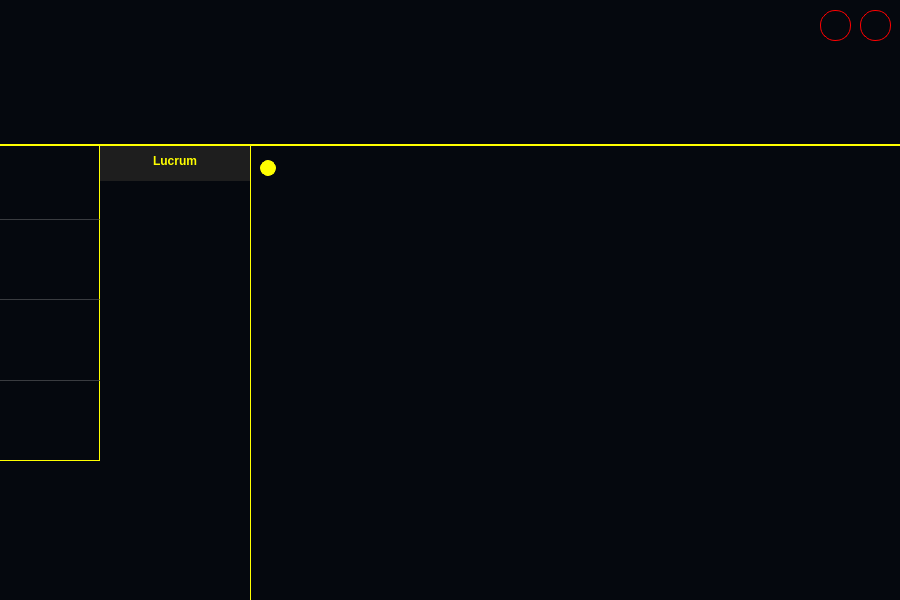
<?xml version="1.0" encoding="UTF-8"?>
<ui version="4.0">
 <class>MainWindow</class>
 <widget class="QMainWindow" name="MainWindow">
  <property name="geometry">
   <rect>
    <x>0</x>
    <y>0</y>
    <width>900</width>
    <height>600</height>
   </rect>
  </property>
  <property name="sizePolicy">
   <sizepolicy hsizetype="Fixed" vsizetype="Fixed">
    <horstretch>0</horstretch>
    <verstretch>0</verstretch>
   </sizepolicy>
  </property>
  <property name="minimumSize">
   <size>
    <width>900</width>
    <height>600</height>
   </size>
  </property>
  <property name="maximumSize">
   <size>
    <width>900</width>
    <height>600</height>
   </size>
  </property>
  <property name="windowTitle">
   <string>Lucrum</string>
  </property>
  <property name="windowIcon">
   <iconset>
    <normaloff>../Resources/icon.ico</normaloff>../Resources/icon.ico</iconset>
  </property>
  <property name="windowOpacity">
   <double>1.000000000000000</double>
  </property>
  <property name="styleSheet">
   <string notr="true">background-color: rgb(5, 8, 14);</string>
  </property>
  <widget class="QWidget" name="centralwidget">
   <property name="styleSheet">
    <string notr="true"/>
   </property>
   <widget class="QLabel" name="LBL_Logo">
    <property name="geometry">
     <rect>
      <x>320</x>
      <y>0</y>
      <width>101</width>
      <height>101</height>
     </rect>
    </property>
    <property name="styleSheet">
     <string notr="true"/>
    </property>
    <property name="text">
     <string/>
    </property>
    <property name="pixmap">
     <pixmap>../Resources/logo.png</pixmap>
    </property>
    <property name="scaledContents">
     <bool>true</bool>
    </property>
   </widget>
   <widget class="QLabel" name="LBL_Lucrum">
    <property name="geometry">
     <rect>
      <x>-90</x>
      <y>0</y>
      <width>411</width>
      <height>141</height>
     </rect>
    </property>
    <property name="text">
     <string/>
    </property>
    <property name="pixmap">
     <pixmap>../Resources/lucrum_label.png</pixmap>
    </property>
    <property name="scaledContents">
     <bool>false</bool>
    </property>
   </widget>
   <widget class="QPushButton" name="BTN_Boost">
    <property name="geometry">
     <rect>
      <x>0</x>
      <y>140</y>
      <width>101</width>
      <height>81</height>
     </rect>
    </property>
    <property name="cursor">
     <cursorShape>PointingHandCursor</cursorShape>
    </property>
    <property name="styleSheet">
     <string notr="true">QPushButton{
	border-style: outset;
	border-right: 2px solid yellow;
	border-bottom: 2px solid rgba(140, 140, 140, 100);
}

QPushButton:hover{
    background-color: rgb(30, 30, 30);
	border-left: 5px solid ;
	border-left-color: rgb(255, 255, 0);
}</string>
    </property>
    <property name="text">
     <string/>
    </property>
    <property name="icon">
     <iconset>
      <normaloff>../Resources/boost.png</normaloff>../Resources/boost.png</iconset>
    </property>
    <property name="iconSize">
     <size>
      <width>120</width>
      <height>80</height>
     </size>
    </property>
   </widget>
   <widget class="QPushButton" name="BTN_Utilities">
    <property name="geometry">
     <rect>
      <x>0</x>
      <y>220</y>
      <width>101</width>
      <height>81</height>
     </rect>
    </property>
    <property name="cursor">
     <cursorShape>PointingHandCursor</cursorShape>
    </property>
    <property name="styleSheet">
     <string notr="true">QPushButton{
	border-style: outset;
	border-right: 2px solid yellow;
	border-bottom: 2px solid rgba(140, 140, 140, 100);
}

QPushButton:hover{
    background-color: rgb(30, 30, 30);
	border-left: 5px solid ;
	border-left-color: rgb(255, 255, 0);
}</string>
    </property>
    <property name="text">
     <string/>
    </property>
    <property name="icon">
     <iconset>
      <normaloff>../Resources/utilities.png</normaloff>../Resources/utilities.png</iconset>
    </property>
    <property name="iconSize">
     <size>
      <width>120</width>
      <height>60</height>
     </size>
    </property>
   </widget>
   <widget class="QPushButton" name="BTN_Options">
    <property name="geometry">
     <rect>
      <x>0</x>
      <y>300</y>
      <width>101</width>
      <height>81</height>
     </rect>
    </property>
    <property name="cursor">
     <cursorShape>PointingHandCursor</cursorShape>
    </property>
    <property name="styleSheet">
     <string notr="true">QPushButton{
	border-style: outset;
	border-right: 2px solid yellow;
	border-bottom: 1px solid rgba(140, 140, 140, 100);
}

QPushButton:hover{
    background-color: rgb(30, 30, 30);
	border-left: 5px solid ;
	border-left-color: rgb(255, 255, 0);
}</string>
    </property>
    <property name="text">
     <string/>
    </property>
    <property name="icon">
     <iconset>
      <normaloff>../Resources/options.png</normaloff>../Resources/options.png</iconset>
    </property>
    <property name="iconSize">
     <size>
      <width>120</width>
      <height>100</height>
     </size>
    </property>
   </widget>
   <widget class="QStackedWidget" name="stackedWidget_MENU">
    <property name="geometry">
     <rect>
      <x>100</x>
      <y>140</y>
      <width>151</width>
      <height>461</height>
     </rect>
    </property>
    <property name="styleSheet">
     <string notr="true">border-right: 1px solid yellow;</string>
    </property>
    <property name="currentIndex">
     <number>0</number>
    </property>
    <widget class="QWidget" name="PAGE_Boost">
     <widget class="QPushButton" name="BTN_Lucrum">
      <property name="geometry">
       <rect>
        <x>0</x>
        <y>0</y>
        <width>151</width>
        <height>41</height>
       </rect>
      </property>
      <property name="font">
       <font>
        <family>MS Shell Dlg 2</family>
        <weight>75</weight>
        <bold>true</bold>
       </font>
      </property>
      <property name="cursor">
       <cursorShape>PointingHandCursor</cursorShape>
      </property>
      <property name="styleSheet">
       <string notr="true">QPushButton{
	color: rgb(255, 255, 0);
	border-bottom-color: rgb(255, 255, 0);
	border-style: outset;
	background-color: rgb(30, 30, 30);
	border-color:  rgb(30, 30, 30);
	border-right: 1px solid yellow;
}

QPushButton:hover{
	border-bottom: 1px solid ;
	border-bottom-color: rgb(255, 255, 0);
}</string>
      </property>
      <property name="text">
       <string>Lucrum</string>
      </property>
     </widget>
     <widget class="QLabel" name="LBL_Right_Arrow">
      <property name="geometry">
       <rect>
        <x>120</x>
        <y>10</y>
        <width>31</width>
        <height>21</height>
       </rect>
      </property>
      <property name="styleSheet">
       <string notr="true">background-color: rgb(30, 30, 30);</string>
      </property>
      <property name="text">
       <string/>
      </property>
      <property name="pixmap">
       <pixmap>../Resources/small_arrow.png</pixmap>
      </property>
      <property name="scaledContents">
       <bool>true</bool>
      </property>
     </widget>
    </widget>
    <widget class="QWidget" name="PAGE_Utilities">
     <widget class="QPushButton" name="BTN_Installer">
      <property name="geometry">
       <rect>
        <x>0</x>
        <y>0</y>
        <width>151</width>
        <height>41</height>
       </rect>
      </property>
      <property name="font">
       <font>
        <family>MS Shell Dlg 2</family>
        <weight>75</weight>
        <bold>true</bold>
       </font>
      </property>
      <property name="cursor">
       <cursorShape>PointingHandCursor</cursorShape>
      </property>
      <property name="styleSheet">
       <string notr="true">QPushButton{
	color: rgb(255, 255, 0);
	border-bottom-color: rgb(255, 255, 0);
	border-style: outset;
	background-color: rgb(30, 30, 30);
	border-color:  rgb(30, 30, 30);
	border-right: 1px solid yellow;
}

QPushButton:hover{
	border-bottom: 2px solid ;
	border-bottom-color: rgb(255, 255, 0);
}</string>
      </property>
      <property name="text">
       <string>Installer</string>
      </property>
     </widget>
     <widget class="QPushButton" name="BTN_Downloader">
      <property name="geometry">
       <rect>
        <x>0</x>
        <y>40</y>
        <width>151</width>
        <height>31</height>
       </rect>
      </property>
      <property name="font">
       <font>
        <weight>75</weight>
        <bold>true</bold>
       </font>
      </property>
      <property name="cursor">
       <cursorShape>PointingHandCursor</cursorShape>
      </property>
      <property name="styleSheet">
       <string notr="true">QPushButton{
	color: rgb(255, 255, 0);
	border-bottom-color: rgb(255, 255, 0);
	border-style: outset;
	background-color: rgb(30, 30, 30);
	border-color:  rgb(30, 30, 30);
	border-right: 1px solid yellow;
}

QPushButton:hover{
	border-bottom: 2px solid ;
	border-bottom-color: rgb(255, 255, 0);
}</string>
      </property>
      <property name="text">
       <string>Downloader</string>
      </property>
     </widget>
     <widget class="QPushButton" name="BTN_Local_Manager">
      <property name="geometry">
       <rect>
        <x>0</x>
        <y>70</y>
        <width>151</width>
        <height>31</height>
       </rect>
      </property>
      <property name="font">
       <font>
        <weight>75</weight>
        <bold>true</bold>
       </font>
      </property>
      <property name="cursor">
       <cursorShape>PointingHandCursor</cursorShape>
      </property>
      <property name="styleSheet">
       <string notr="true">QPushButton{
	color: rgb(255, 255, 0);
	border-bottom-color: rgb(255, 255, 0);
	border-style: outset;
	background-color: rgb(30, 30, 30);
	border-color:  rgb(30, 30, 30);
	border-right: 1px solid yellow;
}

QPushButton:hover{
	border-bottom: 1px solid ;
	border-bottom-color: rgb(255, 255, 0);
}</string>
      </property>
      <property name="text">
       <string>Local manager</string>
      </property>
     </widget>
     <widget class="QLabel" name="LBL_Right_Arrow_2">
      <property name="geometry">
       <rect>
        <x>120</x>
        <y>10</y>
        <width>31</width>
        <height>21</height>
       </rect>
      </property>
      <property name="styleSheet">
       <string notr="true">background-color: rgb(30, 30, 30);</string>
      </property>
      <property name="text">
       <string/>
      </property>
      <property name="pixmap">
       <pixmap>../Resources/small_arrow.png</pixmap>
      </property>
      <property name="scaledContents">
       <bool>true</bool>
      </property>
     </widget>
     <widget class="QLabel" name="LBL_Right_Arrow_3">
      <property name="geometry">
       <rect>
        <x>120</x>
        <y>40</y>
        <width>31</width>
        <height>21</height>
       </rect>
      </property>
      <property name="styleSheet">
       <string notr="true">background-color: rgb(30, 30, 30);</string>
      </property>
      <property name="text">
       <string/>
      </property>
      <property name="pixmap">
       <pixmap>../Resources/small_arrow.png</pixmap>
      </property>
      <property name="scaledContents">
       <bool>true</bool>
      </property>
     </widget>
     <widget class="QLabel" name="LBL_Right_Arrow_4">
      <property name="geometry">
       <rect>
        <x>120</x>
        <y>70</y>
        <width>31</width>
        <height>21</height>
       </rect>
      </property>
      <property name="styleSheet">
       <string notr="true">background-color: rgb(30, 30, 30);</string>
      </property>
      <property name="text">
       <string/>
      </property>
      <property name="pixmap">
       <pixmap>../Resources/small_arrow.png</pixmap>
      </property>
      <property name="scaledContents">
       <bool>true</bool>
      </property>
     </widget>
    </widget>
    <widget class="QWidget" name="PAGE_Options"/>
   </widget>
   <widget class="QLineEdit" name="Platform_CPU">
    <property name="enabled">
     <bool>false</bool>
    </property>
    <property name="geometry">
     <rect>
      <x>470</x>
      <y>30</y>
      <width>421</width>
      <height>21</height>
     </rect>
    </property>
    <property name="font">
     <font>
      <weight>75</weight>
      <bold>true</bold>
     </font>
    </property>
    <property name="cursor">
     <cursorShape>ArrowCursor</cursorShape>
    </property>
    <property name="mouseTracking">
     <bool>true</bool>
    </property>
    <property name="styleSheet">
     <string notr="true">border: rgb(255, 255, 0);
color: rgb(255, 255, 0);</string>
    </property>
    <property name="text">
     <string/>
    </property>
   </widget>
   <widget class="QStackedWidget" name="stackedWidget_BIG">
    <property name="geometry">
     <rect>
      <x>260</x>
      <y>140</y>
      <width>641</width>
      <height>461</height>
     </rect>
    </property>
    <property name="styleSheet">
     <string notr="true"/>
    </property>
    <property name="currentIndex">
     <number>0</number>
    </property>
    <widget class="QWidget" name="PAGE_Lucrum_Boost">
     <property name="styleSheet">
      <string notr="true"/>
     </property>
     <widget class="QPushButton" name="BTN_Clean">
      <property name="geometry">
       <rect>
        <x>290</x>
        <y>350</y>
        <width>51</width>
        <height>51</height>
       </rect>
      </property>
      <property name="font">
       <font>
        <weight>75</weight>
        <bold>true</bold>
       </font>
      </property>
      <property name="cursor">
       <cursorShape>PointingHandCursor</cursorShape>
      </property>
      <property name="toolTip">
       <string>Clean your memory and boost performance...</string>
      </property>
      <property name="styleSheet">
       <string notr="true">QPushButton{
	border-style: outset;
}

QPushButton:hover{
	border-bottom-color: rgb(255, 255, 0);
	border-style: groove;
	border-radius: 25px;
	padding: 6px;
	background-color: rgb(255, 255, 0);
}</string>
      </property>
      <property name="text">
       <string/>
      </property>
      <property name="icon">
       <iconset>
        <normaloff>../Resources/clean.png</normaloff>../Resources/clean.png</iconset>
      </property>
      <property name="iconSize">
       <size>
        <width>120</width>
        <height>100</height>
       </size>
      </property>
     </widget>
     <widget class="QPushButton" name="BTN_Lucrum_Boost">
      <property name="geometry">
       <rect>
        <x>230</x>
        <y>130</y>
        <width>181</width>
        <height>171</height>
       </rect>
      </property>
      <property name="cursor">
       <cursorShape>PointingHandCursor</cursorShape>
      </property>
      <property name="toolTip">
       <string>Makes your PC run a lot more smoother...</string>
      </property>
      <property name="styleSheet">
       <string notr="true">QPushButton {
    qproperty-icon: url(&quot; &quot;); /* empty image */
    qproperty-iconSize: 130px 140px; /* space for the background image */
    background-image: url(&quot;Resources/boost_button.png&quot;);
    background-repeat: no-repeat;
	border-style: outset;
	border-radius: 70px;
	padding: 6px;
}

QPushButton:hover {
    background-image: url(&quot;Resources/boost_button_hover.png&quot;);
    background-repeat: no-repeat;
}</string>
      </property>
      <property name="text">
       <string/>
      </property>
     </widget>
     <widget class="QLabel" name="LBL_Background">
      <property name="geometry">
       <rect>
        <x>0</x>
        <y>0</y>
        <width>641</width>
        <height>461</height>
       </rect>
      </property>
      <property name="styleSheet">
       <string notr="true"/>
      </property>
      <property name="text">
       <string/>
      </property>
      <property name="pixmap">
       <pixmap>../Resources/background.png</pixmap>
      </property>
     </widget>
     <widget class="QPushButton" name="BTN_Admin_Mode">
      <property name="geometry">
       <rect>
        <x>410</x>
        <y>410</y>
        <width>221</width>
        <height>41</height>
       </rect>
      </property>
      <property name="cursor">
       <cursorShape>PointingHandCursor</cursorShape>
      </property>
      <property name="styleSheet">
       <string notr="true">QPushButton {
    qproperty-icon: url(&quot; &quot;);
    qproperty-iconSize: 130px 140px;
    background-image: url(&quot;Resources/admin_mode.png&quot;);
    background-repeat: no-repeat;
	border-style: outset;
}

QPushButton:hover {
    background-image: url(&quot;Resources/admin_mode_hover.png&quot;);
    background-repeat: no-repeat;
}</string>
      </property>
      <property name="text">
       <string/>
      </property>
      <property name="icon">
       <iconset>
        <normaloff>../Admin/admin_mode.png</normaloff>../Admin/admin_mode.png</iconset>
      </property>
      <property name="iconSize">
       <size>
        <width>130</width>
        <height>140</height>
       </size>
      </property>
     </widget>
     <widget class="QLabel" name="label_2">
      <property name="geometry">
       <rect>
        <x>0</x>
        <y>20</y>
        <width>16</width>
        <height>16</height>
       </rect>
      </property>
      <property name="styleSheet">
       <string notr="true">border: 1px solid yellow;
border-radius: 8px;
background: yellow;</string>
      </property>
      <property name="text">
       <string/>
      </property>
     </widget>
     <zorder>LBL_Background</zorder>
     <zorder>BTN_Clean</zorder>
     <zorder>BTN_Lucrum_Boost</zorder>
     <zorder>BTN_Admin_Mode</zorder>
     <zorder>label_2</zorder>
    </widget>
    <widget class="QWidget" name="PAGE_Installer">
     <property name="styleSheet">
      <string notr="true"/>
     </property>
     <widget class="QPushButton" name="BTN_Add">
      <property name="geometry">
       <rect>
        <x>390</x>
        <y>140</y>
        <width>41</width>
        <height>41</height>
       </rect>
      </property>
      <property name="cursor">
       <cursorShape>PointingHandCursor</cursorShape>
      </property>
      <property name="styleSheet">
       <string notr="true">border-radius: 20px;
border-color: black;
padding: 6px;
background-color: rgb(30, 30, 30);</string>
      </property>
      <property name="text">
       <string/>
      </property>
      <property name="icon">
       <iconset>
        <normaloff>../Resources/add.png</normaloff>../Resources/add.png</iconset>
      </property>
      <property name="iconSize">
       <size>
        <width>100</width>
        <height>40</height>
       </size>
      </property>
     </widget>
     <widget class="QPushButton" name="BTN_Remove">
      <property name="geometry">
       <rect>
        <x>450</x>
        <y>140</y>
        <width>41</width>
        <height>41</height>
       </rect>
      </property>
      <property name="cursor">
       <cursorShape>PointingHandCursor</cursorShape>
      </property>
      <property name="styleSheet">
       <string notr="true">border-radius: 20px;
border-color: black;
padding: 6px;
background-color: rgb(30, 30, 30);</string>
      </property>
      <property name="text">
       <string/>
      </property>
      <property name="icon">
       <iconset>
        <normaloff>../Resources/remove.png</normaloff>../Resources/remove.png</iconset>
      </property>
      <property name="iconSize">
       <size>
        <width>100</width>
        <height>40</height>
       </size>
      </property>
     </widget>
     <widget class="QLineEdit" name="LINE_Link">
      <property name="geometry">
       <rect>
        <x>120</x>
        <y>80</y>
        <width>391</width>
        <height>41</height>
       </rect>
      </property>
      <property name="styleSheet">
       <string notr="true">color: red;
border: none;
border-bottom: 1px solid yellow;</string>
      </property>
     </widget>
     <widget class="QLineEdit" name="LINE_Name">
      <property name="geometry">
       <rect>
        <x>120</x>
        <y>10</y>
        <width>391</width>
        <height>41</height>
       </rect>
      </property>
      <property name="styleSheet">
       <string notr="true">color: red;
border: none;
border-bottom: 1px solid yellow;</string>
      </property>
     </widget>
     <widget class="QLabel" name="LBL_URL">
      <property name="geometry">
       <rect>
        <x>80</x>
        <y>80</y>
        <width>41</width>
        <height>41</height>
       </rect>
      </property>
      <property name="font">
       <font>
        <weight>75</weight>
        <bold>true</bold>
       </font>
      </property>
      <property name="styleSheet">
       <string notr="true">color: rgb(255, 255, 0);</string>
      </property>
      <property name="text">
       <string>URL</string>
      </property>
     </widget>
     <widget class="QLabel" name="LBL_Name">
      <property name="geometry">
       <rect>
        <x>80</x>
        <y>10</y>
        <width>41</width>
        <height>41</height>
       </rect>
      </property>
      <property name="font">
       <font>
        <weight>75</weight>
        <bold>true</bold>
       </font>
      </property>
      <property name="styleSheet">
       <string notr="true">color: rgb(255, 255, 0);</string>
      </property>
      <property name="text">
       <string>Name</string>
      </property>
     </widget>
     <widget class="QPushButton" name="BTN_Install">
      <property name="geometry">
       <rect>
        <x>490</x>
        <y>420</y>
        <width>71</width>
        <height>31</height>
       </rect>
      </property>
      <property name="font">
       <font>
        <weight>75</weight>
        <bold>true</bold>
       </font>
      </property>
      <property name="cursor">
       <cursorShape>PointingHandCursor</cursorShape>
      </property>
      <property name="styleSheet">
       <string notr="true">color: red;
background-color: rgb(30, 30, 30);
border-radius: 10px;</string>
      </property>
      <property name="text">
       <string>Install</string>
      </property>
     </widget>
     <widget class="QPushButton" name="BTN_Clear_Text">
      <property name="geometry">
       <rect>
        <x>530</x>
        <y>60</y>
        <width>31</width>
        <height>31</height>
       </rect>
      </property>
      <property name="cursor">
       <cursorShape>PointingHandCursor</cursorShape>
      </property>
      <property name="styleSheet">
       <string notr="true">border-radius: 15px;
border-color: black;
padding: 6px;
background-color: rgb(30, 30, 30);</string>
      </property>
      <property name="text">
       <string/>
      </property>
      <property name="icon">
       <iconset>
        <normaloff>../Resources/clear_text.png</normaloff>../Resources/clear_text.png</iconset>
      </property>
      <property name="iconSize">
       <size>
        <width>100</width>
        <height>40</height>
       </size>
      </property>
     </widget>
     <widget class="QTableWidget" name="TBL_Installations">
      <property name="enabled">
       <bool>true</bool>
      </property>
      <property name="geometry">
       <rect>
        <x>10</x>
        <y>210</y>
        <width>551</width>
        <height>201</height>
       </rect>
      </property>
      <property name="sizePolicy">
       <sizepolicy hsizetype="Expanding" vsizetype="Expanding">
        <horstretch>0</horstretch>
        <verstretch>0</verstretch>
       </sizepolicy>
      </property>
      <property name="styleSheet">
       <string notr="true">QTableView{
	background-color: rgb(5, 8, 14);	
	color: red;
	border: 1px solid red;
	font-size: 14px;
	padding: 5px;
}

QHeaderView::section {
	color: red;
	background-color: rgb(5, 8, 14);
    border: none;
    height: 32px;
}

QTableView QTableCornerButton::section {
	background-color: rgb(5, 8, 14);
	margin: 5px;
	border: outset;
}

QScrollBar
{
	border: 10px;
	border-color: rgb(5, 8, 14);
}
QScrollBar::handle
{
	background : red;
}
QScrollBar::handle::pressed
{
	background : red;
}</string>
      </property>
      <property name="frameShadow">
       <enum>QFrame::Raised</enum>
      </property>
      <property name="horizontalScrollBarPolicy">
       <enum>Qt::ScrollBarAlwaysOff</enum>
      </property>
      <column>
       <property name="text">
        <string notr="true">Name</string>
       </property>
      </column>
      <column>
       <property name="text">
        <string notr="true">URL</string>
       </property>
      </column>
     </widget>
     <widget class="QPushButton" name="BTN_Up">
      <property name="geometry">
       <rect>
        <x>580</x>
        <y>250</y>
        <width>41</width>
        <height>41</height>
       </rect>
      </property>
      <property name="cursor">
       <cursorShape>PointingHandCursor</cursorShape>
      </property>
      <property name="styleSheet">
       <string notr="true">border-radius: 20px;
border-color: black;
padding: 6px;
background-color: rgb(5, 8, 14);</string>
      </property>
      <property name="text">
       <string/>
      </property>
      <property name="icon">
       <iconset>
        <normaloff>../Resources/arrow-up.jpg</normaloff>../Resources/arrow-up.jpg</iconset>
      </property>
      <property name="iconSize">
       <size>
        <width>100</width>
        <height>25</height>
       </size>
      </property>
     </widget>
     <widget class="QPushButton" name="BTN_Down">
      <property name="geometry">
       <rect>
        <x>580</x>
        <y>320</y>
        <width>41</width>
        <height>41</height>
       </rect>
      </property>
      <property name="cursor">
       <cursorShape>PointingHandCursor</cursorShape>
      </property>
      <property name="styleSheet">
       <string notr="true">border-radius: 20px;
border-color: black;
padding: 6px;
background-color: rgb(5, 8, 14);</string>
      </property>
      <property name="text">
       <string/>
      </property>
      <property name="icon">
       <iconset>
        <normaloff>../Resources/arrow-down.jpg</normaloff>../Resources/arrow-down.jpg</iconset>
      </property>
      <property name="iconSize">
       <size>
        <width>100</width>
        <height>25</height>
       </size>
      </property>
     </widget>
     <widget class="QLabel" name="LBL_Your_customized">
      <property name="geometry">
       <rect>
        <x>20</x>
        <y>173</y>
        <width>281</width>
        <height>20</height>
       </rect>
      </property>
      <property name="font">
       <font>
        <weight>75</weight>
        <bold>true</bold>
       </font>
      </property>
      <property name="styleSheet">
       <string notr="true">color: red;</string>
      </property>
      <property name="text">
       <string>Your customized applications</string>
      </property>
     </widget>
     <widget class="QLabel" name="LBL_Loading">
      <property name="geometry">
       <rect>
        <x>10</x>
        <y>420</y>
        <width>471</width>
        <height>31</height>
       </rect>
      </property>
      <property name="font">
       <font>
        <weight>75</weight>
        <bold>true</bold>
       </font>
      </property>
      <property name="styleSheet">
       <string notr="true">color: green;</string>
      </property>
      <property name="text">
       <string/>
      </property>
     </widget>
     <widget class="QLabel" name="label_3">
      <property name="geometry">
       <rect>
        <x>0</x>
        <y>20</y>
        <width>16</width>
        <height>16</height>
       </rect>
      </property>
      <property name="styleSheet">
       <string notr="true">border: 1px solid yellow;
border-radius: 8px;
background: yellow;</string>
      </property>
      <property name="text">
       <string/>
      </property>
     </widget>
    </widget>
    <widget class="QWidget" name="PAGE_Downloader">
     <widget class="QLineEdit" name="LINE_URL">
      <property name="geometry">
       <rect>
        <x>120</x>
        <y>10</y>
        <width>371</width>
        <height>41</height>
       </rect>
      </property>
      <property name="styleSheet">
       <string notr="true">color: red;
border: none;
border-bottom: 1px solid yellow;</string>
      </property>
     </widget>
     <widget class="QLabel" name="LBL_URL_2">
      <property name="geometry">
       <rect>
        <x>80</x>
        <y>10</y>
        <width>21</width>
        <height>41</height>
       </rect>
      </property>
      <property name="font">
       <font>
        <weight>75</weight>
        <bold>true</bold>
       </font>
      </property>
      <property name="styleSheet">
       <string notr="true">color: rgb(255, 255, 0);</string>
      </property>
      <property name="text">
       <string>URL</string>
      </property>
     </widget>
     <widget class="QPushButton" name="BTN_Mp3">
      <property name="geometry">
       <rect>
        <x>390</x>
        <y>60</y>
        <width>41</width>
        <height>41</height>
       </rect>
      </property>
      <property name="cursor">
       <cursorShape>PointingHandCursor</cursorShape>
      </property>
      <property name="styleSheet">
       <string notr="true">border-radius: 20px;
border-color: black;
padding: 6px;
background-color: rgb(30, 30, 30);

QPushButton::hover
{
background-color : lightgreen;
}</string>
      </property>
      <property name="text">
       <string/>
      </property>
      <property name="icon">
       <iconset>
        <normaloff>../Resources/mp3.png</normaloff>../Resources/mp3.png</iconset>
      </property>
      <property name="iconSize">
       <size>
        <width>100</width>
        <height>40</height>
       </size>
      </property>
     </widget>
     <widget class="QPushButton" name="BTN_Mp4">
      <property name="geometry">
       <rect>
        <x>450</x>
        <y>60</y>
        <width>41</width>
        <height>41</height>
       </rect>
      </property>
      <property name="cursor">
       <cursorShape>PointingHandCursor</cursorShape>
      </property>
      <property name="styleSheet">
       <string notr="true">border-radius: 20px;
border-color: black;
padding: 6px;
background-color: rgb(30, 30, 30);

QPushButton::hover
{
background-color : lightgreen;
}</string>
      </property>
      <property name="text">
       <string/>
      </property>
      <property name="icon">
       <iconset>
        <normaloff>../Resources/mp4.png</normaloff>../Resources/mp4.png</iconset>
      </property>
      <property name="iconSize">
       <size>
        <width>100</width>
        <height>40</height>
       </size>
      </property>
     </widget>
     <widget class="QComboBox" name="CMB_Quality">
      <property name="geometry">
       <rect>
        <x>120</x>
        <y>70</y>
        <width>111</width>
        <height>31</height>
       </rect>
      </property>
      <property name="styleSheet">
       <string notr="true">QComboBox {
	color: rgb(255, 255, 0);
    border: 1px solid yellow;
    border-radius: 3px;
    padding: 1px 18px 1px 3px;
    min-width: 6em;
}

QComboBox::drop-down {
	color: rgb(255, 255, 0);
    subcontrol-origin: padding;
    subcontrol-position: top right;
    width: 15px;
    border-left-width: 1px;
    border-left-color: darkgray;
    border-left-style: solid;
    border-top-right-radius: 3px;
    border-bottom-right-radius: 3px;
}

QComboBox:on {
    padding-top: 3px;
    padding-left: 4px;
}

QComboBox QAbstractItemView {
	color: rgb(255, 255, 0);
    border: rgb(255, 255, 0);
}

</string>
      </property>
      <item>
       <property name="text">
        <string>1080p</string>
       </property>
      </item>
      <item>
       <property name="text">
        <string>720p</string>
       </property>
      </item>
      <item>
       <property name="text">
        <string>480p</string>
       </property>
      </item>
      <item>
       <property name="text">
        <string>360p</string>
       </property>
      </item>
      <item>
       <property name="text">
        <string>240p</string>
       </property>
      </item>
      <item>
       <property name="text">
        <string>144p</string>
       </property>
      </item>
     </widget>
     <widget class="QPushButton" name="BTN_Clear_Text_2">
      <property name="geometry">
       <rect>
        <x>500</x>
        <y>10</y>
        <width>31</width>
        <height>31</height>
       </rect>
      </property>
      <property name="cursor">
       <cursorShape>PointingHandCursor</cursorShape>
      </property>
      <property name="styleSheet">
       <string notr="true">border-radius: 15px;
border-color: black;
padding: 6px;
background-color: rgb(30, 30, 30);</string>
      </property>
      <property name="text">
       <string/>
      </property>
      <property name="icon">
       <iconset>
        <normaloff>../Resources/clear_text.png</normaloff>../Resources/clear_text.png</iconset>
      </property>
      <property name="iconSize">
       <size>
        <width>100</width>
        <height>40</height>
       </size>
      </property>
     </widget>
     <widget class="QLabel" name="label_4">
      <property name="geometry">
       <rect>
        <x>0</x>
        <y>50</y>
        <width>16</width>
        <height>16</height>
       </rect>
      </property>
      <property name="styleSheet">
       <string notr="true">border: 1px solid yellow;
border-radius: 8px;
background: yellow;</string>
      </property>
      <property name="text">
       <string/>
      </property>
     </widget>
    </widget>
    <widget class="QWidget" name="PAGE_Settings">
     <widget class="QLabel" name="LBL_Sorry">
      <property name="geometry">
       <rect>
        <x>230</x>
        <y>130</y>
        <width>171</width>
        <height>171</height>
       </rect>
      </property>
      <property name="text">
       <string/>
      </property>
      <property name="pixmap">
       <pixmap>../Resources/error.png</pixmap>
      </property>
     </widget>
     <widget class="QLabel" name="LBL_Warning">
      <property name="geometry">
       <rect>
        <x>220</x>
        <y>310</y>
        <width>211</width>
        <height>41</height>
       </rect>
      </property>
      <property name="font">
       <font>
        <weight>75</weight>
        <bold>true</bold>
       </font>
      </property>
      <property name="styleSheet">
       <string notr="true">color: rgb(255, 255, 0);</string>
      </property>
      <property name="text">
       <string>There still is work to be done here...</string>
      </property>
     </widget>
    </widget>
    <widget class="QWidget" name="PAGE_Info">
     <widget class="QLabel" name="label">
      <property name="geometry">
       <rect>
        <x>70</x>
        <y>50</y>
        <width>511</width>
        <height>91</height>
       </rect>
      </property>
      <property name="text">
       <string>&lt;html&gt;&lt;head/&gt;&lt;body&gt;&lt;p&gt;&lt;span style=&quot; font-weight:600; color:#ff0000;&quot;&gt;Author: frday_&lt;br/&gt;&lt;br/&gt;With the help of: Moldark&lt;/span&gt;&lt;/p&gt;&lt;/body&gt;&lt;/html&gt;</string>
      </property>
     </widget>
    </widget>
    <widget class="QWidget" name="PAGE_Local_Manager">
     <widget class="QTableWidget" name="TBL_Manager">
      <property name="enabled">
       <bool>true</bool>
      </property>
      <property name="geometry">
       <rect>
        <x>30</x>
        <y>230</y>
        <width>541</width>
        <height>201</height>
       </rect>
      </property>
      <property name="sizePolicy">
       <sizepolicy hsizetype="Expanding" vsizetype="Expanding">
        <horstretch>0</horstretch>
        <verstretch>0</verstretch>
       </sizepolicy>
      </property>
      <property name="styleSheet">
       <string notr="true">QTableView{
	background-color: rgb(5, 8, 14);	
	color: red;
	border: 1px solid red;
	font-size: 14px;
	padding: 5px;
}

QHeaderView::section {
	color: red;
	background-color: rgb(5, 8, 14);
    border: none;
    height: 32px;
}

QTableView QTableCornerButton::section {
	background-color: rgb(5, 8, 14);
	margin: 5px;
	border: outset;
}

QScrollBar
{
	border: 10px;
	border-color: rgb(5, 8, 14);
}
QScrollBar::handle
{
	background : red;
}
QScrollBar::handle::pressed
{
	background : red;
}</string>
      </property>
      <property name="frameShadow">
       <enum>QFrame::Raised</enum>
      </property>
      <property name="horizontalScrollBarPolicy">
       <enum>Qt::ScrollBarAlwaysOff</enum>
      </property>
      <column>
       <property name="text">
        <string notr="true">Name</string>
       </property>
      </column>
      <column>
       <property name="text">
        <string>Password</string>
       </property>
      </column>
     </widget>
     <widget class="QLabel" name="LBL_Warning_2">
      <property name="geometry">
       <rect>
        <x>30</x>
        <y>200</y>
        <width>581</width>
        <height>21</height>
       </rect>
      </property>
      <property name="font">
       <font>
        <weight>75</weight>
        <bold>true</bold>
       </font>
      </property>
      <property name="styleSheet">
       <string notr="true">color: red;</string>
      </property>
      <property name="text">
       <string>Local manager, not in a database, not safe as well. Your password is stored in the .json file.</string>
      </property>
     </widget>
     <widget class="QLabel" name="LBL_Website_Name">
      <property name="geometry">
       <rect>
        <x>40</x>
        <y>30</y>
        <width>51</width>
        <height>31</height>
       </rect>
      </property>
      <property name="font">
       <font>
        <weight>75</weight>
        <bold>true</bold>
       </font>
      </property>
      <property name="styleSheet">
       <string notr="true">color: yellow;</string>
      </property>
      <property name="text">
       <string>Name</string>
      </property>
     </widget>
     <widget class="QLabel" name="LBL_Website_Name_2">
      <property name="geometry">
       <rect>
        <x>40</x>
        <y>100</y>
        <width>71</width>
        <height>31</height>
       </rect>
      </property>
      <property name="font">
       <font>
        <weight>75</weight>
        <bold>true</bold>
       </font>
      </property>
      <property name="styleSheet">
       <string notr="true">color: yellow;</string>
      </property>
      <property name="text">
       <string>Password</string>
      </property>
     </widget>
     <widget class="QLineEdit" name="LINE_Website_Name">
      <property name="geometry">
       <rect>
        <x>150</x>
        <y>20</y>
        <width>371</width>
        <height>41</height>
       </rect>
      </property>
      <property name="styleSheet">
       <string notr="true">color: red;
border: none;
border-bottom: 1px solid yellow;</string>
      </property>
     </widget>
     <widget class="QLineEdit" name="LINE_Password">
      <property name="geometry">
       <rect>
        <x>150</x>
        <y>90</y>
        <width>371</width>
        <height>41</height>
       </rect>
      </property>
      <property name="styleSheet">
       <string notr="true">color: red;
border: none;
border-bottom: 1px solid yellow;</string>
      </property>
     </widget>
     <widget class="QPushButton" name="BTN_Add_2">
      <property name="geometry">
       <rect>
        <x>390</x>
        <y>150</y>
        <width>41</width>
        <height>41</height>
       </rect>
      </property>
      <property name="cursor">
       <cursorShape>PointingHandCursor</cursorShape>
      </property>
      <property name="styleSheet">
       <string notr="true">border-radius: 20px;
border-color: black;
padding: 6px;
background-color: rgb(30, 30, 30);</string>
      </property>
      <property name="text">
       <string/>
      </property>
      <property name="icon">
       <iconset>
        <normaloff>../Resources/add.png</normaloff>../Resources/add.png</iconset>
      </property>
      <property name="iconSize">
       <size>
        <width>100</width>
        <height>40</height>
       </size>
      </property>
     </widget>
     <widget class="QPushButton" name="BTN_Remove_2">
      <property name="geometry">
       <rect>
        <x>450</x>
        <y>150</y>
        <width>41</width>
        <height>41</height>
       </rect>
      </property>
      <property name="cursor">
       <cursorShape>PointingHandCursor</cursorShape>
      </property>
      <property name="styleSheet">
       <string notr="true">border-radius: 20px;
border-color: black;
padding: 6px;
background-color: rgb(30, 30, 30);</string>
      </property>
      <property name="text">
       <string/>
      </property>
      <property name="icon">
       <iconset>
        <normaloff>../Resources/remove.png</normaloff>../Resources/remove.png</iconset>
      </property>
      <property name="iconSize">
       <size>
        <width>100</width>
        <height>40</height>
       </size>
      </property>
     </widget>
     <widget class="QPushButton" name="BTN_Clear_Text_3">
      <property name="geometry">
       <rect>
        <x>540</x>
        <y>60</y>
        <width>31</width>
        <height>31</height>
       </rect>
      </property>
      <property name="cursor">
       <cursorShape>PointingHandCursor</cursorShape>
      </property>
      <property name="styleSheet">
       <string notr="true">border-radius: 15px;
border-color: black;
padding: 6px;
background-color: rgb(30, 30, 30);</string>
      </property>
      <property name="text">
       <string/>
      </property>
      <property name="icon">
       <iconset>
        <normaloff>../Resources/clear_text.png</normaloff>../Resources/clear_text.png</iconset>
      </property>
      <property name="iconSize">
       <size>
        <width>100</width>
        <height>40</height>
       </size>
      </property>
     </widget>
     <widget class="QPushButton" name="BTN_Up_2">
      <property name="geometry">
       <rect>
        <x>590</x>
        <y>240</y>
        <width>41</width>
        <height>41</height>
       </rect>
      </property>
      <property name="cursor">
       <cursorShape>PointingHandCursor</cursorShape>
      </property>
      <property name="styleSheet">
       <string notr="true">border-radius: 20px;
border-color: black;
padding: 6px;
background-color: rgb(5, 8, 14);</string>
      </property>
      <property name="text">
       <string/>
      </property>
      <property name="icon">
       <iconset>
        <normaloff>../Resources/arrow-up.jpg</normaloff>../Resources/arrow-up.jpg</iconset>
      </property>
      <property name="iconSize">
       <size>
        <width>100</width>
        <height>25</height>
       </size>
      </property>
     </widget>
     <widget class="QPushButton" name="BTN_Down_2">
      <property name="geometry">
       <rect>
        <x>590</x>
        <y>320</y>
        <width>41</width>
        <height>41</height>
       </rect>
      </property>
      <property name="cursor">
       <cursorShape>PointingHandCursor</cursorShape>
      </property>
      <property name="styleSheet">
       <string notr="true">border-radius: 20px;
border-color: black;
padding: 6px;
background-color: rgb(5, 8, 14);</string>
      </property>
      <property name="text">
       <string/>
      </property>
      <property name="icon">
       <iconset>
        <normaloff>../Resources/arrow-down.jpg</normaloff>../Resources/arrow-down.jpg</iconset>
      </property>
      <property name="iconSize">
       <size>
        <width>100</width>
        <height>25</height>
       </size>
      </property>
     </widget>
     <widget class="QLabel" name="label_5">
      <property name="geometry">
       <rect>
        <x>0</x>
        <y>80</y>
        <width>16</width>
        <height>16</height>
       </rect>
      </property>
      <property name="styleSheet">
       <string notr="true">border: 1px solid yellow;
border-radius: 8px;
background: yellow;</string>
      </property>
      <property name="text">
       <string/>
      </property>
     </widget>
    </widget>
   </widget>
   <widget class="QLineEdit" name="Platform_Win">
    <property name="enabled">
     <bool>false</bool>
    </property>
    <property name="geometry">
     <rect>
      <x>470</x>
      <y>0</y>
      <width>421</width>
      <height>21</height>
     </rect>
    </property>
    <property name="font">
     <font>
      <weight>75</weight>
      <bold>true</bold>
     </font>
    </property>
    <property name="cursor">
     <cursorShape>ArrowCursor</cursorShape>
    </property>
    <property name="mouseTracking">
     <bool>true</bool>
    </property>
    <property name="styleSheet">
     <string notr="true">border: rgb(255, 255, 0);
color: rgb(255, 255, 0);</string>
    </property>
    <property name="text">
     <string/>
    </property>
   </widget>
   <widget class="QLineEdit" name="Platform_Architecture">
    <property name="enabled">
     <bool>false</bool>
    </property>
    <property name="geometry">
     <rect>
      <x>470</x>
      <y>60</y>
      <width>421</width>
      <height>21</height>
     </rect>
    </property>
    <property name="font">
     <font>
      <weight>75</weight>
      <bold>true</bold>
     </font>
    </property>
    <property name="cursor">
     <cursorShape>ArrowCursor</cursorShape>
    </property>
    <property name="mouseTracking">
     <bool>true</bool>
    </property>
    <property name="styleSheet">
     <string notr="true">border: rgb(255, 255, 0);
color: rgb(255, 255, 0);</string>
    </property>
    <property name="text">
     <string/>
    </property>
   </widget>
   <widget class="QLineEdit" name="LINE_Version">
    <property name="enabled">
     <bool>false</bool>
    </property>
    <property name="geometry">
     <rect>
      <x>470</x>
      <y>90</y>
      <width>431</width>
      <height>31</height>
     </rect>
    </property>
    <property name="font">
     <font>
      <pointsize>10</pointsize>
      <weight>75</weight>
      <bold>true</bold>
     </font>
    </property>
    <property name="styleSheet">
     <string notr="true">border: rgb(255, 255, 0);
color: red;</string>
    </property>
   </widget>
   <widget class="QLabel" name="LBL_Separation">
    <property name="geometry">
     <rect>
      <x>-30</x>
      <y>126</y>
      <width>961</width>
      <height>20</height>
     </rect>
    </property>
    <property name="styleSheet">
     <string notr="true">border-bottom: 2px solid yellow;</string>
    </property>
    <property name="text">
     <string/>
    </property>
   </widget>
   <widget class="QPushButton" name="BTN_Info">
    <property name="geometry">
     <rect>
      <x>0</x>
      <y>380</y>
      <width>101</width>
      <height>81</height>
     </rect>
    </property>
    <property name="cursor">
     <cursorShape>PointingHandCursor</cursorShape>
    </property>
    <property name="styleSheet">
     <string notr="true">QPushButton{
	border-style: outset;
	border-right: 2px solid yellow;
	border-bottom: 1px solid yellow;
}

QPushButton:hover{
    background-color: rgb(30, 30, 30);
	border-left: 5px solid ;
	border-left-color: rgb(255, 255, 0);
}</string>
    </property>
    <property name="text">
     <string/>
    </property>
    <property name="icon">
     <iconset>
      <normaloff>../Resources/info.png</normaloff>../Resources/info.png</iconset>
    </property>
    <property name="iconSize">
     <size>
      <width>120</width>
      <height>100</height>
     </size>
    </property>
   </widget>
   <widget class="QPushButton" name="BTN_Close">
    <property name="geometry">
     <rect>
      <x>860</x>
      <y>10</y>
      <width>31</width>
      <height>31</height>
     </rect>
    </property>
    <property name="cursor">
     <cursorShape>PointingHandCursor</cursorShape>
    </property>
    <property name="styleSheet">
     <string notr="true">QPushButton{
	border: 1px solid red;
	border-radius: 15px;
}</string>
    </property>
    <property name="text">
     <string/>
    </property>
    <property name="icon">
     <iconset>
      <normaloff>../Resources/clear_text.png</normaloff>../Resources/clear_text.png</iconset>
    </property>
   </widget>
   <widget class="QPushButton" name="BTN_Hide">
    <property name="geometry">
     <rect>
      <x>820</x>
      <y>10</y>
      <width>31</width>
      <height>31</height>
     </rect>
    </property>
    <property name="cursor">
     <cursorShape>PointingHandCursor</cursorShape>
    </property>
    <property name="styleSheet">
     <string notr="true">QPushButton{
	border: 1px solid red;
	border-radius: 15px;
}
</string>
    </property>
    <property name="text">
     <string/>
    </property>
    <property name="icon">
     <iconset>
      <normaloff>../Resources/remove.png</normaloff>../Resources/remove.png</iconset>
    </property>
   </widget>
   <zorder>BTN_Info</zorder>
   <zorder>LBL_Logo</zorder>
   <zorder>LBL_Lucrum</zorder>
   <zorder>BTN_Boost</zorder>
   <zorder>BTN_Utilities</zorder>
   <zorder>BTN_Options</zorder>
   <zorder>stackedWidget_MENU</zorder>
   <zorder>Platform_CPU</zorder>
   <zorder>stackedWidget_BIG</zorder>
   <zorder>Platform_Win</zorder>
   <zorder>Platform_Architecture</zorder>
   <zorder>LINE_Version</zorder>
   <zorder>LBL_Separation</zorder>
   <zorder>BTN_Close</zorder>
   <zorder>BTN_Hide</zorder>
  </widget>
 </widget>
 <resources/>
 <connections/>
</ui>
